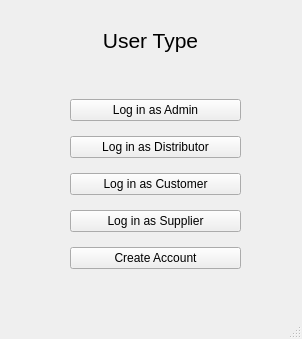
<?xml version="1.0" encoding="UTF-8"?>
<ui version="4.0">
 <class>MainWindow</class>
 <widget class="QMainWindow" name="MainWindow">
  <property name="geometry">
   <rect>
    <x>0</x>
    <y>0</y>
    <width>302</width>
    <height>339</height>
   </rect>
  </property>
  <property name="windowTitle">
   <string>MainWindow</string>
  </property>
  <widget class="QWidget" name="centralwidget">
   <widget class="QWidget" name="layoutWidget">
    <property name="geometry">
     <rect>
      <x>70</x>
      <y>90</y>
      <width>171</width>
      <height>191</height>
     </rect>
    </property>
    <layout class="QVBoxLayout" name="verticalLayout">
     <item>
      <widget class="QPushButton" name="loginAdmin">
       <property name="text">
        <string>Log in as Admin</string>
       </property>
      </widget>
     </item>
     <item>
      <widget class="QPushButton" name="loginDistributor">
       <property name="text">
        <string>Log in as Distributor</string>
       </property>
      </widget>
     </item>
     <item>
      <widget class="QPushButton" name="loginCustomer">
       <property name="text">
        <string>Log in as Customer</string>
       </property>
      </widget>
     </item>
     <item>
      <widget class="QPushButton" name="loginSupplier">
       <property name="text">
        <string>Log in as Supplier</string>
       </property>
      </widget>
     </item>
     <item>
      <widget class="QPushButton" name="createAccount">
       <property name="text">
        <string>Create Account</string>
       </property>
      </widget>
     </item>
    </layout>
   </widget>
   <widget class="QLabel" name="label_12">
    <property name="geometry">
     <rect>
      <x>50</x>
      <y>20</y>
      <width>201</width>
      <height>41</height>
     </rect>
    </property>
    <property name="font">
     <font>
      <pointsize>16</pointsize>
     </font>
    </property>
    <property name="text">
     <string>User Type</string>
    </property>
    <property name="alignment">
     <set>Qt::AlignCenter</set>
    </property>
   </widget>
  </widget>
  <widget class="QMenuBar" name="menubar">
   <property name="geometry">
    <rect>
     <x>0</x>
     <y>0</y>
     <width>302</width>
     <height>26</height>
    </rect>
   </property>
  </widget>
  <widget class="QStatusBar" name="statusbar"/>
 </widget>
 <resources/>
 <connections/>
</ui>
